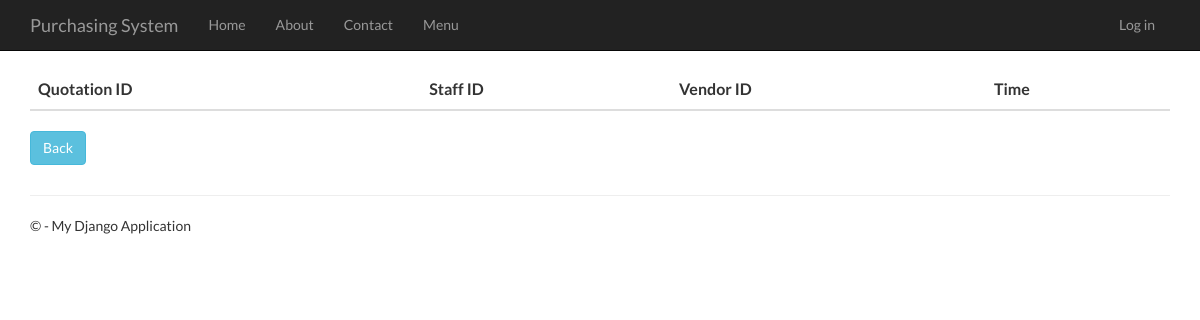
The page /quotationhistory on the database as committed earlier.
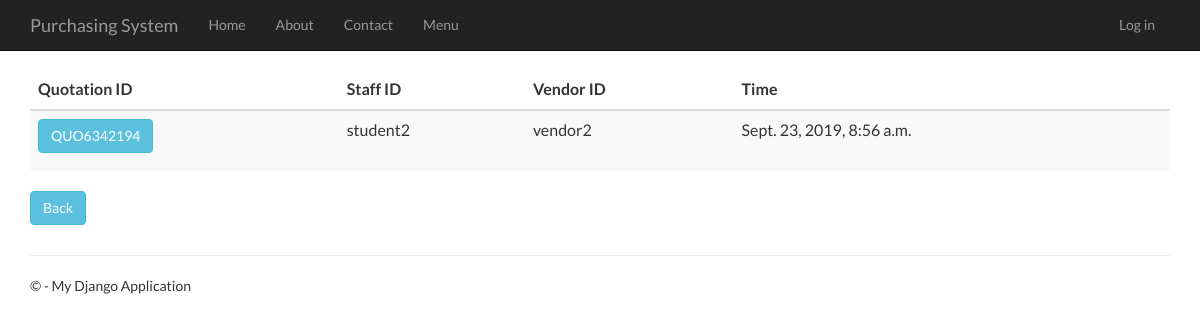
The same page on the database as committed later.
### Quotation/models.py (models this page shows, shortened)
class Quotation(models.Model):
    quotation_id = models.CharField(primary_key=True, max_length=10)
    time_created = models.DateTimeField()
    description = models.TextField(null=True,default=None, blank=True)
    total_price = models.DecimalField(max_digits=10, decimal_places=2, default=Decimal('0.00'))
    person_id = models.ForeignKey(Person, on_delete = models.CASCADE)
    vendor_id = models.ForeignKey(Vendor, on_delete = models.CASCADE)
    request_for_quotation_id = models.OneToOneField(RequestForQuotation, on_delete = models.CASCADE)

### app/models.py (models this page shows, shortened)
class Person(models.Model):
    user_id = models.OneToOneField(User)
    person_id = models.CharField(primary_key=True, max_length=10)
    person_name = models.TextField()
    person_address = models.TextField()
    person_phone_number = models.TextField()
    person_role = models.TextField(default = 'MANAGER')

class Vendor(models.Model):
    vendor_id = models.CharField(primary_key=True, max_length=10)
    vendor_name = models.TextField()
    vendor_phone_number = models.TextField()
    vendor_address = models.TextField()
    vendor_email = models.TextField()
    def __str__(self):
        return str(self.vendor_id)

### Quotation/views.py (the view)
# urls.py: url(r'^quotationhistory', Quotation.views.quotationhistory, name="quotation_history"),
def quotationhistory(request):
    quotations = Quotation.objects.all()
    context = {
            'title':'Quotation History',
            'rows':quotations
        }
    return render(request,'Quotation/quotationhistory.html',context)

### Quotation/templates/Quotation/quotationhistory.html
﻿{% extends "app/layout.html" %}
{% block content %}
<div class="purchaseorderhistory margintop" action="menu">
    <form action="quotationhistorydetails" method="GET">
        <table class="table table-striped margintop">
            <thead>
                <tr>
                    <th scope="col">Quotation ID</th>
                    <th scope="col">Staff ID</th>
                    <th scope="col">Vendor ID</th>
                    <th scope="col">Time</th>
                </tr>
            </thead>
            <tbody>
                {% for r in rows %}
                <tr>
                    <td><button type="submit" name="quo_id" value="{{r.quotation_id}}" class="btn btn-info">{{r.quotation_id}}</button></td>
                    <td>{{r.person_id.person_id}}</td>
                    <td>{{r.vendor_id}}</td>
                    <td>{{r.time_created}}</td>
                </tr>
                {% endfor %}
            </tbody>
        </table>
        <div class="margintop">
            <a type="submit" class="btn btn-info" href="/menu">Back</a>
        </div>
    </form>
</div>
{% endblock %}

Rows that differ between the two databases and show on the page:
added Quotation: quotation_id "QUO6342194", person_id.person_id "student2", vendor_id "vendor2", time_created "Sept. 23, 2019, 8:56 a.m."
